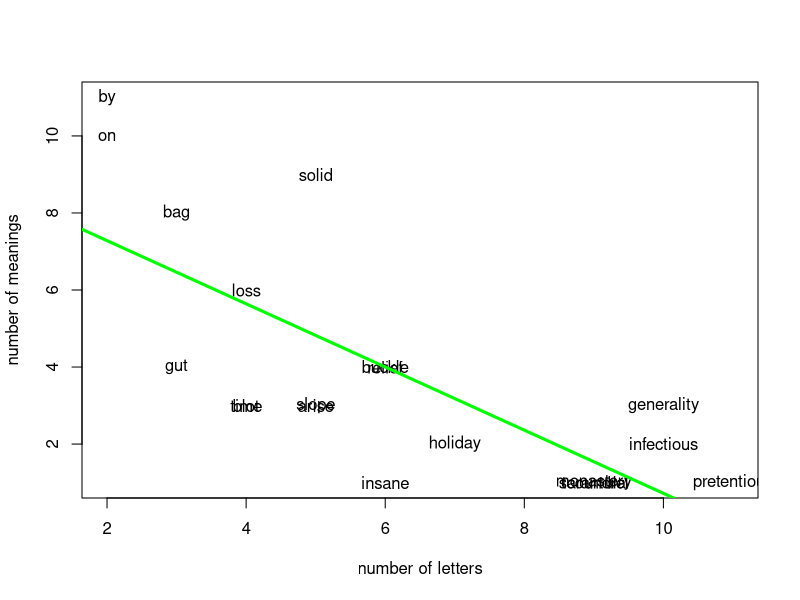
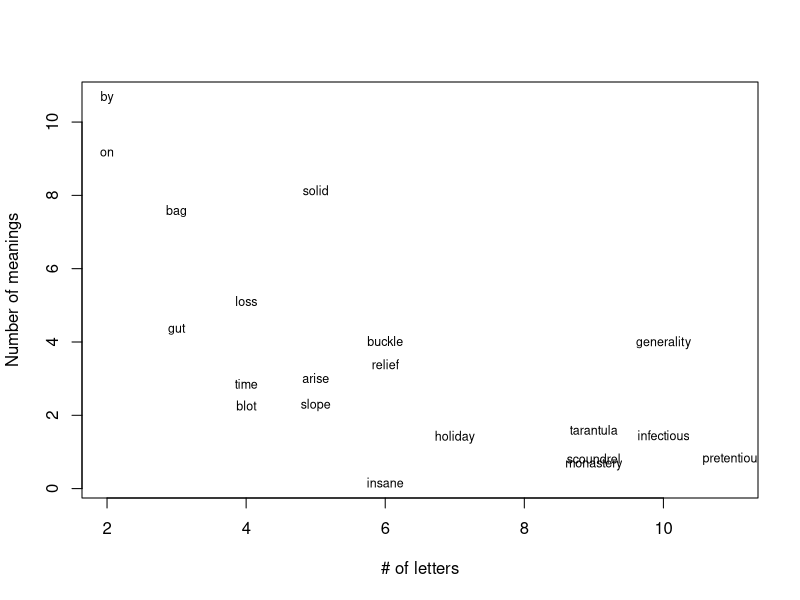

Generate these figures, in order, with R:
setwd("C:/Users/jacob/Downloads/digitalHumanities-main/")
library(ggplot2)

#load table
dataMeaning = read.table('meaningExample.txt', header=T, sep="\t")

#plot with the labels
plot(dataMeaning$length,dataMeaning$meanings,type="n",xlab="number of letters",ylab="number of meanings")
text(dataMeaning$length,dataMeaning$meanings,dataMeaning$entry, cex= 1)

#Now we'd like to build a regression model, i.e., find the equation for the straight line that best defines the dataset. 

myModel = lm(dataMeaning$meanings~dataMeaning$length)
summary(myModel)

# least square fitting minimizes distance from curve from actual dots
abline(myModel,col="green",lw="3")

#jitter function is used to avoid label overlap by generating a bit of random movement
# (another possible solution: export to
# vector format, like eps, and edit in separate software Inkscape)


newMeanings = jitter(dataMeaning$meanings, 5)
plot(dataMeaning$length,newMeanings,type="n",xlab="# of letters",ylab="Number of meanings")
text(dataMeaning$length,newMeanings,dataMeaning$entry, cex= .75)